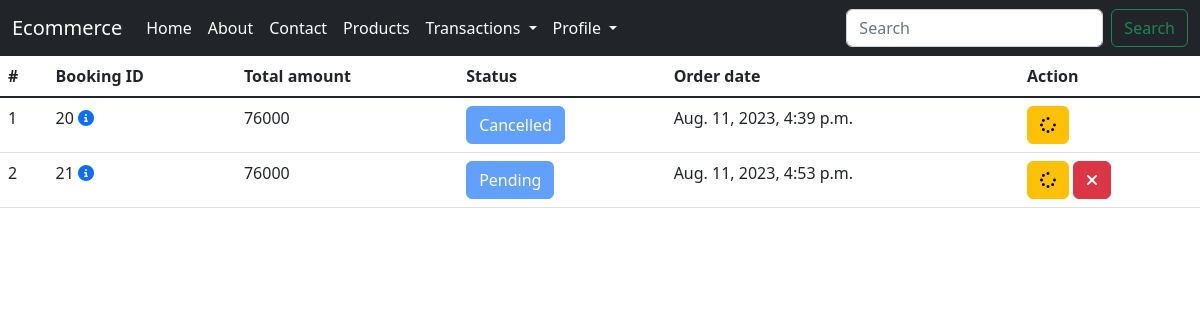
/my_order/ (signed in), run on the app's committed database.
### ecommerceapp/models.py (models this page shows, shortened)
class Booking(models.Model):
    user=models.ForeignKey(User, on_delete=models.CASCADE, blank=False)
    product=models.TextField(default={'objects':[]}, null=True, blank=True)
    total=models.CharField(max_length=100, null=True, blank=True)
    status=models.IntegerField(choices=ORDERSTATUS, default=1)
    created=models.DateTimeField(auto_now_add=True)
    updated=models.DateTimeField(auto_now=True)
    razorpay_payment_id=models.CharField(max_length=100, null= True, blank=True)
    razorpay_order_id=models.CharField(max_length=100, null= True, blank=True)

### ecommerceapp/views.py (the view)
# urls.py: path('my_order/', my_order, name="my_order"),
def my_order(request):
    if not request.user.is_authenticated:
        return redirect('user_login')
    orders=Booking.objects.filter(user=request.user)
    return render(request, 'my_order.html', locals())

### ecommerceapp/templates/my_order.html (shortened to what this page needs)
{% include 'navbar.html' %}
{% block body %}
<table class="table">
    <thead>
        <tr>
            <th scope="col">#</th>
            <th scope="col">Booking ID</th>
            <th scope="col">Total amount</th>
            <th scope="col">Status</th>
            <th scope="col">Order date</th>
            <th scope="col">Action</th>
        </tr>
    </thead>
    <tbody class="table-group-divider">
        {% for i in orders %}
        <tr>
            <td>{{forloop.counter}}</td>
            <td>{{i.id}} <a href="{% url 'order_details' i.id %}" title="Details"><i class="fa-solid fa-circle-info"></i></a></td>
            <td>{{i.total}}</td>
            <td><a href="#" class="btn btn-primary disabled" title="Track Status">{{i.get_status_display}}</a></td>
            <td>{{i.created}}</td>
            <td>
                <a href="{% url 'user_order_track' i.id %}" class="btn btn-warning" title="Track Order"><i class="fa-solid fa-spinner"></i></a>
                {% if i.status < 4 %}
                <a href="{% url 'cancel_order' i.id %}" class="btn btn-danger" title="Cancel Order"><i class="fa-solid fa-xmark"></i></a>
                {% elif i.status == 4 %}
                <a href="{% url 'return_order' i.id %}" class="btn btn-success" title="Return Order"><i class="fa fa-refresh"></i></a>
                {% endif %}
            </td>
        </tr>
        {% endfor %}
    </tbody>
</table>
{% endblock %}

### data on the page
Booking: id "20", total "76000", status "Cancelled", created "Aug. 11, 2023, 4:39 p.m."
Booking: id "21", total "76000", status "Pending", created "Aug. 11, 2023, 4:53 p.m."
